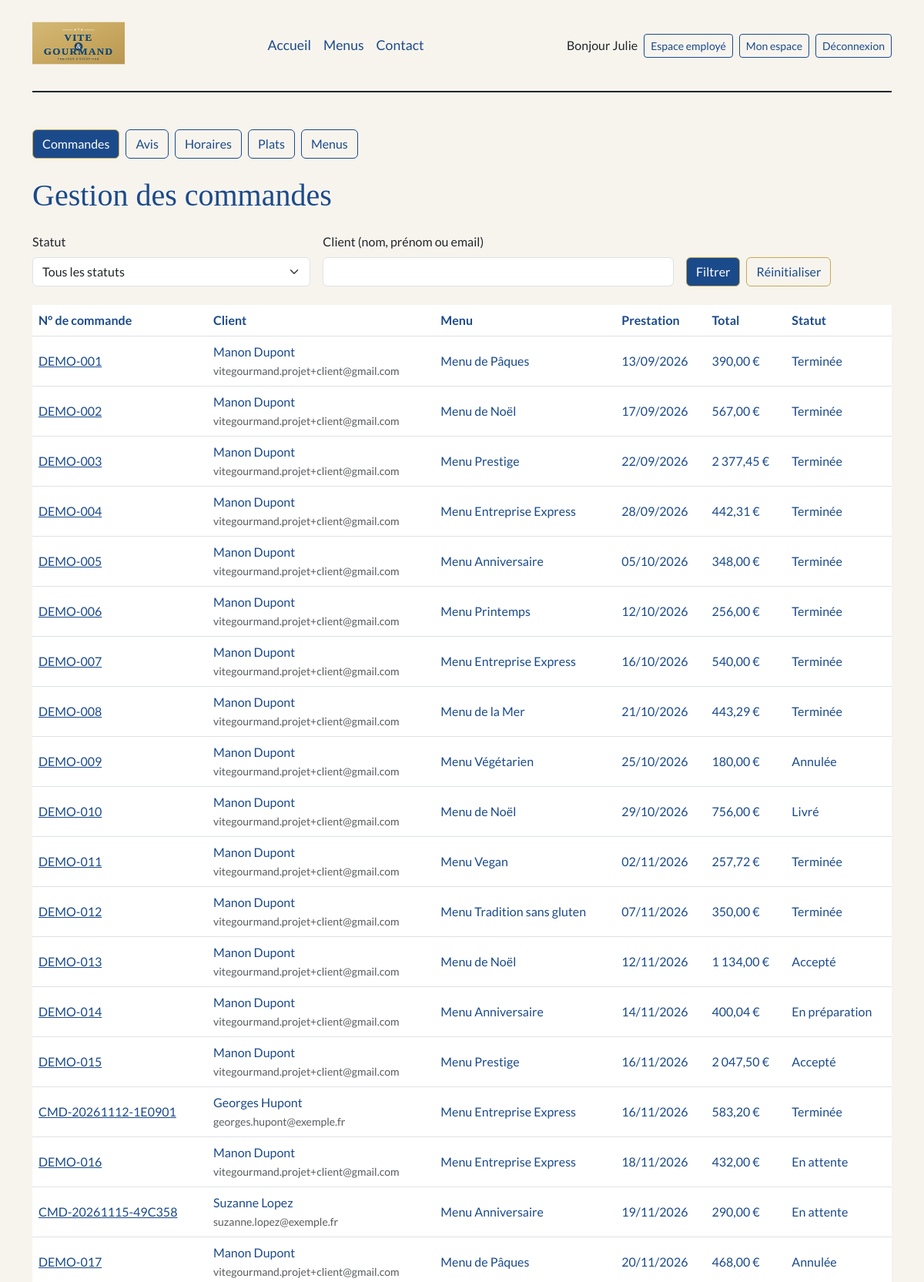
Page /index.php?controller=employe&action=commandes (signed in, upper part) on the committed database.
### tables this page shows
CREATE TABLE `commande` (
  `numero_commande` VARCHAR(20) NOT NULL,
  `date_commande` DATETIME NOT NULL,
  `date_prestation` DATE NOT NULL,
  `heure_livraison` TIME NOT NULL,
  `adresse_livraison` VARCHAR(255) NOT NULL,
  `ville_livraison` VARCHAR(100) NOT NULL,
  `distance_km` DECIMAL(10,2) NOT NULL,
  `prix_menu` DECIMAL(10,2) NOT NULL,
  `nombre_personne` INT NOT NULL,
  `prix_livraison` DECIMAL(10,2) NOT NULL,
  `statut` VARCHAR(50) NOT NULL,
  `pret_materiel` TINYINT(1) NOT NULL DEFAULT 0,
  `restitution_materiel` TINYINT(1) NOT NULL DEFAULT 0,
  `utilisateur_id` INT NOT NULL,
  `menu_id` INT NOT NULL,
  PRIMARY KEY (`numero_commande`),
  KEY `fk_commande_utilisateur` (`utilisateur_id`),
  KEY `fk_commande_menu` (`menu_id`),
  CONSTRAINT `fk_commande_utilisateur` FOREIGN KEY (`utilisateur_id`) REFERENCES `utilisateur` (`utilisateur_id`) ON DELETE RESTRICT ON UPDATE CASCADE,
  CONSTRAINT `fk_commande_menu` FOREIGN KEY (`menu_id`) REFERENCES `menu` (`menu_id`) ON DELETE RESTRICT ON UPDATE CASCADE
);

CREATE TABLE `utilisateur` (
  `utilisateur_id` INT NOT NULL AUTO_INCREMENT,
  `email` VARCHAR(100) NOT NULL,
  `password` VARCHAR(255) NOT NULL,
  `nom` VARCHAR(50) NOT NULL,
  `prenom` VARCHAR(50) NOT NULL,
  `telephone` VARCHAR(20) NOT NULL,
  `ville` VARCHAR(100) NOT NULL,
  `pays` VARCHAR(50) NOT NULL,
  `adresse_postale` VARCHAR(255) NOT NULL,
  `role_id` INT NOT NULL,
  `actif` TINYINT(1) NOT NULL DEFAULT 1,
  `reset_token_hash` VARCHAR(64) DEFAULT NULL,
  `reset_expiration` DATETIME DEFAULT NULL,
  PRIMARY KEY (`utilisateur_id`),
  UNIQUE KEY `email_unique` (`email`),
  KEY `fk_utilisateur_role` (`role_id`),
  CONSTRAINT `fk_utilisateur_role` FOREIGN KEY (`role_id`) REFERENCES `role` (`role_id`) ON DELETE RESTRICT ON UPDATE CASCADE
);

CREATE TABLE `menu` (
  `menu_id` INT NOT NULL AUTO_INCREMENT,
  `titre` VARCHAR(100) NOT NULL,
  `nombre_personne_minimum` INT NOT NULL,
  `prix_par_personne` DECIMAL(10,2) NOT NULL,
  `description` TEXT NOT NULL,
  `quantite_restante` INT NOT NULL,
  `theme_id` INT NOT NULL,
  `regime_id` INT NOT NULL,
  `conditions` TEXT NOT NULL,
  `photo` VARCHAR(255) NOT NULL,
  PRIMARY KEY (`menu_id`),
  KEY `fk_menu_theme` (`theme_id`),
  KEY `fk_menu_regime` (`regime_id`),
  CONSTRAINT `fk_menu_theme` FOREIGN KEY (`theme_id`) REFERENCES `theme` (`theme_id`) ON DELETE RESTRICT ON UPDATE CASCADE,
  CONSTRAINT `fk_menu_regime` FOREIGN KEY (`regime_id`) REFERENCES `regime` (`regime_id`) ON DELETE RESTRICT ON UPDATE CASCADE
);

### index.php (called while the page is built, shortened)
<?php
spl_autoload_register(function (string $class) {
    $file = __DIR__ . '/' . str_replace('\\', '/', $class) . '.php';
});
$controller = new Controller();
$controller->route();

### App/Db/Mysql.php (called while the page is built, shortened)
<?php
class Mysql
{
    private $db_name;
    private $db_user;
    private $db_password;
    private $db_port;
    private $db_host;
    private $pdo = null;
    private static $_instance = null;
    public static function getInstance():self
    {
        if (is_null(self::$_instance)) {
            self::$_instance = new Mysql();
        }
        return self::$_instance;
    }
    public function getPDO():\PDO
    {
        if (is_null($this->pdo)) {
            $this->pdo = new \PDO('mysql:dbname=' . $this->db_name . ';charset=utf8;host=' . $this->db_host.':'.$this->db_port, $this->db_user, $this->db_password);
        }
        return $this->pdo;
    }
}

### App/Repository/Repository.php (called while the page is built, shortened)
<?php
class Repository
{
    public function __construct()
    {
        $mysql = Mysql::getInstance();
        $this->pdo = $mysql->getPDO();
    }
}

### App/Repository/CommandeRepository.php (called while the page is built, shortened)
<?php
class CommandeRepository extends Repository
{
    public function findAllForEmploye(?string $statut, ?string $client): array
    {
        $params = [];
        $sql = 'SELECT c.numero_commande, c.date_prestation, c.statut, c.prix_menu, c.prix_livraison,
                   m.titre AS menu_titre, u.nom, u.prenom, u.email
            FROM commande c
            JOIN menu m ON m.menu_id = c.menu_id
            JOIN utilisateur u ON u.utilisateur_id = c.utilisateur_id';
        $sql .= ' ORDER BY c.date_prestation ASC';
        $query = $this->pdo->prepare($sql);
        $query->execute($params);
        return $query->fetchAll($this->pdo::FETCH_ASSOC);
    }
}

### templates/employe/commandes.php (the view, shortened to what this page needs)
<?php require_once _ROOTPATH_ . '/templates/header.php';
?>
<div class="container my-5">
    <?php $ongletActif = 'commandes';
    require _ROOTPATH_ . '/templates/employe/_onglets.php'; ?>
    <h1 class="mb-4">Gestion des commandes</h1>
    <form method="GET" class="row g-3 mb-4 align-items-end">
        <div class="col-md-4">
            <label for="statut" class="form-label">Statut</label>
            <select id="statut" name="statut" class="form-select">
                <option value="">Tous les statuts</option>
            </select>
        </div>
        <div class="col-md-5">
            <label for="client" class="form-label">Client (nom, prénom ou email)</label>
            <input type="text" id="client" name="client" class="form-control" value="<?= htmlspecialchars($client) ?>">
        </div>
        <div class="col-md-3 d-flex gap-2">
            <button type="submit" class="btn btn-primary">Filtrer</button>
            <a href="index.php?controller=employe&action=commandes" class="btn btn-outline-secondary">Réinitialiser</a>
        </div>
    </form>
    <?php if (empty($commandes)) { ?>
        <p>Aucune commande ne correspond à votre recherche.</p>
    <?php } else { ?>
        <div class="table-responsive d-none d-md-block">
            <table class="table align-middle">
                <thead>
                    <tr>
                        <th>N° de commande</th>
                        <th>Client</th>
                        <th class="d-none d-md-table-cell">Menu</th>
                        <th>Prestation</th>
                        <th class="d-none d-md-table-cell">Total</th>
                        <th>Statut</th>
                    </tr>
                </thead>
                <tbody>
                    <?php foreach ($commandes as $c) { ?>
                        <tr>
                            <td><a href="index.php?controller=employe&action=commande&numero=<?= urlencode($c['numero_commande']) ?>"><?= htmlspecialchars($c['numero_commande']) ?></a></td>
                            <td><?= htmlspecialchars($c['prenom'] . ' ' . $c['nom']) ?><br><small class="text-muted"><?= htmlspecialchars($c['email']) ?></small></td>
                            <td class="d-none d-md-table-cell"><?= htmlspecialchars($c['menu_titre']) ?></td>
                            <td><?= date('d/m/Y', strtotime($c['date_prestation'])) ?></td>
                            <td class="d-none d-md-table-cell"><?= number_format($c['prix_menu'] + $c['prix_livraison'], 2, ',', ' ') ?> €</td>
                            <td><?= htmlspecialchars(ucfirst($c['statut'])) ?></td>
                        </tr>
                    <?php } ?>
                </tbody>
            </table>
        </div>
    <?php } ?>
</div>
<?php require_once _ROOTPATH_ . '/templates/footer.php'; ?>

### rows in the picture
commande: numero_commande "DEMO-001", utilisateur.nom "Manon Dupont", utilisateur.email "vitegourmand.projet+client@gmail.com", menu.titre "Menu de Pâques", date_prestation "13/09/2026", $c['prix_menu'] + $c['prix_livraison'] "390,00", statut "Terminée"
commande: numero_commande "DEMO-002", utilisateur.nom "Manon Dupont", utilisateur.email "vitegourmand.projet+client@gmail.com", menu.titre "Menu de Noël", date_prestation "17/09/2026", $c['prix_menu'] + $c['prix_livraison'] "567,00", statut "Terminée"
commande: numero_commande "DEMO-003", utilisateur.nom "Manon Dupont", utilisateur.email "vitegourmand.projet+client@gmail.com", menu.titre "Menu Prestige", date_prestation "22/09/2026", $c['prix_menu'] + $c['prix_livraison'] "2 377,45", statut "Terminée"
commande: numero_commande "DEMO-004", utilisateur.nom "Manon Dupont", utilisateur.email "vitegourmand.projet+client@gmail.com", menu.titre "Menu Entreprise Express", date_prestation "28/09/2026", $c['prix_menu'] + $c['prix_livraison'] "442,31", statut "Terminée"
commande: numero_commande "DEMO-005", utilisateur.nom "Manon Dupont", utilisateur.email "vitegourmand.projet+client@gmail.com", menu.titre "Menu Anniversaire", date_prestation "05/10/2026", $c['prix_menu'] + $c['prix_livraison'] "348,00", statut "Terminée"
commande: numero_commande "DEMO-006", utilisateur.nom "Manon Dupont", utilisateur.email "vitegourmand.projet+client@gmail.com", menu.titre "Menu Printemps", date_prestation "12/10/2026", $c['prix_menu'] + $c['prix_livraison'] "256,00", statut "Terminée"
commande: numero_commande "DEMO-007", utilisateur.nom "Manon Dupont", utilisateur.email "vitegourmand.projet+client@gmail.com", menu.titre "Menu Entreprise Express", date_prestation "16/10/2026", $c['prix_menu'] + $c['prix_livraison'] "540,00", statut "Terminée"
commande: numero_commande "DEMO-008", utilisateur.nom "Manon Dupont", utilisateur.email "vitegourmand.projet+client@gmail.com", menu.titre "Menu de la Mer", date_prestation "21/10/2026", $c['prix_menu'] + $c['prix_livraison'] "443,29", statut "Terminée"
commande: numero_commande "DEMO-009", utilisateur.nom "Manon Dupont", utilisateur.email "vitegourmand.projet+client@gmail.com", menu.titre "Menu Végétarien", date_prestation "25/10/2026", $c['prix_menu'] + $c['prix_livraison'] "180,00", statut "Annulée"
commande: numero_commande "DEMO-010", utilisateur.nom "Manon Dupont", utilisateur.email "vitegourmand.projet+client@gmail.com", menu.titre "Menu de Noël", date_prestation "29/10/2026", $c['prix_menu'] + $c['prix_livraison'] "756,00", statut "Livré"
commande: numero_commande "DEMO-011", utilisateur.nom "Manon Dupont", utilisateur.email "vitegourmand.projet+client@gmail.com", menu.titre "Menu Vegan", date_prestation "02/11/2026", $c['prix_menu'] + $c['prix_livraison'] "257,72", statut "Terminée"
commande: numero_commande "DEMO-012", utilisateur.nom "Manon Dupont", utilisateur.email "vitegourmand.projet+client@gmail.com", menu.titre "Menu Tradition sans gluten", date_prestation "07/11/2026", $c['prix_menu'] + $c['prix_livraison'] "350,00", statut "Terminée"
commande: numero_commande "DEMO-013", utilisateur.nom "Manon Dupont", utilisateur.email "vitegourmand.projet+client@gmail.com", menu.titre "Menu de Noël", date_prestation "12/11/2026", $c['prix_menu'] + $c['prix_livraison'] "1 134,00", statut "Accepté"
commande: numero_commande "DEMO-014", utilisateur.nom "Manon Dupont", utilisateur.email "vitegourmand.projet+client@gmail.com", menu.titre "Menu Anniversaire", date_prestation "14/11/2026", $c['prix_menu'] + $c['prix_livraison'] "400,04", statut "En préparation"
commande: numero_commande "DEMO-015", utilisateur.nom "Manon Dupont", utilisateur.email "vitegourmand.projet+client@gmail.com", menu.titre "Menu Prestige", date_prestation "16/11/2026", $c['prix_menu'] + $c['prix_livraison'] "2 047,50", statut "Accepté"
commande: numero_commande "CMD-20261112-1E0901", utilisateur.nom "Georges Hupont", utilisateur.email "georges.hupont@exemple.fr", menu.titre "Menu Entreprise Express", date_prestation "16/11/2026", $c['prix_menu'] + $c['prix_livraison'] "583,20", statut "Terminée"
commande: numero_commande "DEMO-016", utilisateur.nom "Manon Dupont", utilisateur.email "vitegourmand.projet+client@gmail.com", menu.titre "Menu Entreprise Express", date_prestation "18/11/2026", $c['prix_menu'] + $c['prix_livraison'] "432,00", statut "En attente"
commande: numero_commande "CMD-20261115-49C358", utilisateur.nom "Suzanne Lopez", utilisateur.email "suzanne.lopez@exemple.fr", menu.titre "Menu Anniversaire", date_prestation "19/11/2026", $c['prix_menu'] + $c['prix_livraison'] "290,00", statut "En attente"
commande: numero_commande "DEMO-017", utilisateur.nom "Manon Dupont", utilisateur.email "vitegourmand.projet+client@gmail.com", menu.titre "Menu de Pâques", date_prestation "20/11/2026", $c['prix_menu'] + $c['prix_livraison'] "468,00", statut "Annulée"

### other values in the picture
$item['label'] "Accueil"
$item['label'] "Menus"
$item['label'] "Contact"
$_SESSION['user']['prenom'] "Julie"
$libelle "Commandes"
$libelle "Avis"
$libelle "Horaires"
$libelle "Plats"
$libelle "Menus"
